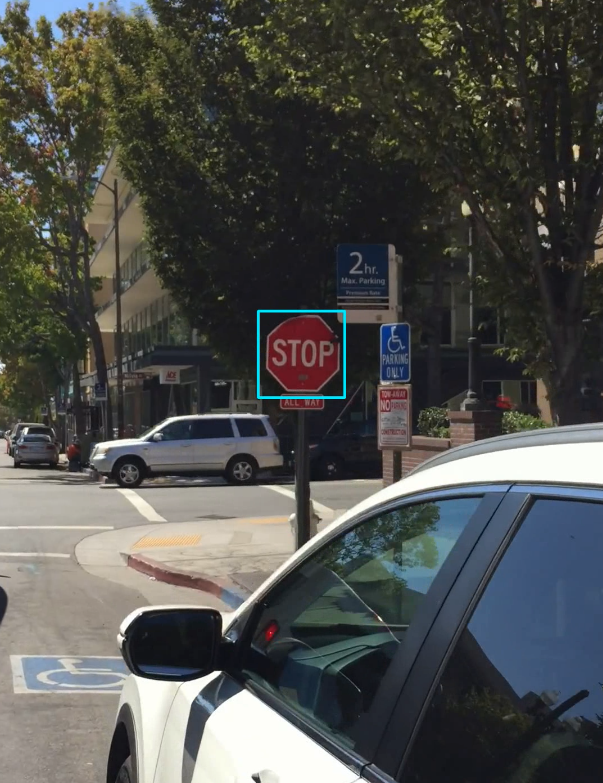
#> input picture Task 12/image.jpg, 603 x 783 px
$ jupyter execute 'Task 12.ipynb'
#> lines starting #> are read from the running program, lines starting #| are printed output that depends on the picture
<a href="https://colab.research.google.com/github/prabhasg03/academic_work/blob/Deep-Learning-Lab/Task%2012/Task%2012.ipynb" target="_parent"></a>

#TASK 12:
Design a Deep Learning framework for Object Detection.

[cell 1]
import cv2
from matplotlib import pyplot as plt
import urllib.request

[cell 2]
img = cv2.imread("image.jpg")
#> img is the input picture: shape (783, 603, 3); mean B, G, R 76.5, 79.4, 78.1

[cell 3]
# OpenCV opens images as BRG
# but we want it as RGB We'll
# also need a grayscale version
img_gray = cv2.cvtColor(img, cv2.COLOR_BGR2GRAY)
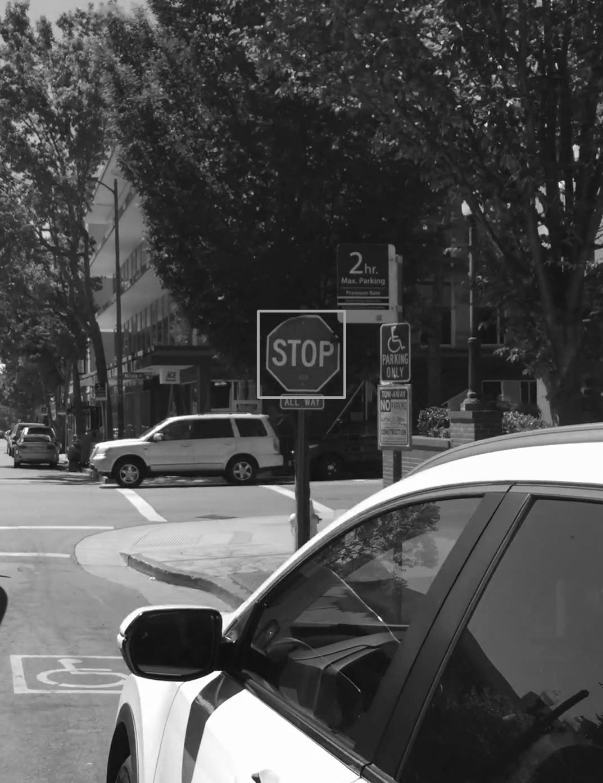
#> img_gray: shape (783, 603); min 12, max 255, mean 78.7
img_rgb = cv2.cvtColor(img, cv2.COLOR_BGR2RGB)
